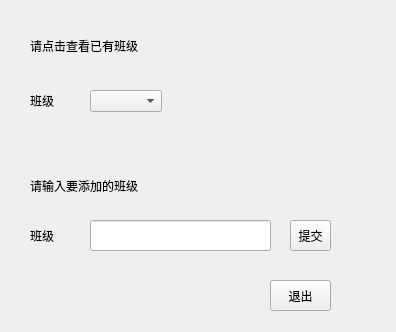
<?xml version="1.0" encoding="UTF-8"?>
<ui version="4.0">
 <class>ClassAdd</class>
 <widget class="QDialog" name="ClassAdd">
  <property name="geometry">
   <rect>
    <x>0</x>
    <y>0</y>
    <width>396</width>
    <height>332</height>
   </rect>
  </property>
  <property name="windowTitle">
   <string>Dialog</string>
  </property>
  <widget class="QToolButton" name="ok">
   <property name="geometry">
    <rect>
     <x>290</x>
     <y>220</y>
     <width>41</width>
     <height>31</height>
    </rect>
   </property>
   <property name="text">
    <string>提交</string>
   </property>
  </widget>
  <widget class="QLabel" name="labelOper">
   <property name="geometry">
    <rect>
     <x>30</x>
     <y>170</y>
     <width>301</width>
     <height>31</height>
    </rect>
   </property>
   <property name="font">
    <font>
     <family>微软雅黑</family>
    </font>
   </property>
   <property name="text">
    <string>请输入要添加的班级</string>
   </property>
  </widget>
  <widget class="QLabel" name="label_2">
   <property name="geometry">
    <rect>
     <x>30</x>
     <y>90</y>
     <width>51</width>
     <height>21</height>
    </rect>
   </property>
   <property name="font">
    <font>
     <family>微软雅黑</family>
    </font>
   </property>
   <property name="text">
    <string>班级</string>
   </property>
  </widget>
  <widget class="QLabel" name="label_3">
   <property name="geometry">
    <rect>
     <x>30</x>
     <y>220</y>
     <width>51</width>
     <height>31</height>
    </rect>
   </property>
   <property name="font">
    <font>
     <family>微软雅黑</family>
    </font>
   </property>
   <property name="text">
    <string>班级</string>
   </property>
  </widget>
  <widget class="QToolButton" name="out">
   <property name="geometry">
    <rect>
     <x>270</x>
     <y>280</y>
     <width>61</width>
     <height>31</height>
    </rect>
   </property>
   <property name="text">
    <string>退出</string>
   </property>
  </widget>
  <widget class="QLineEdit" name="addClass">
   <property name="geometry">
    <rect>
     <x>90</x>
     <y>220</y>
     <width>181</width>
     <height>31</height>
    </rect>
   </property>
  </widget>
  <widget class="QLabel" name="labelCheck">
   <property name="geometry">
    <rect>
     <x>30</x>
     <y>30</y>
     <width>241</width>
     <height>31</height>
    </rect>
   </property>
   <property name="font">
    <font>
     <family>微软雅黑</family>
    </font>
   </property>
   <property name="text">
    <string>请点击查看已有班级</string>
   </property>
  </widget>
  <widget class="QComboBox" name="classId">
   <property name="geometry">
    <rect>
     <x>90</x>
     <y>90</y>
     <width>72</width>
     <height>22</height>
    </rect>
   </property>
  </widget>
 </widget>
 <resources/>
 <connections>
  <connection>
   <sender>out</sender>
   <signal>clicked()</signal>
   <receiver>ClassAdd</receiver>
   <slot>close()</slot>
   <hints>
    <hint type="sourcelabel">
     <x>300</x>
     <y>295</y>
    </hint>
    <hint type="destinationlabel">
     <x>197</x>
     <y>165</y>
    </hint>
   </hints>
  </connection>
 </connections>
</ui>
